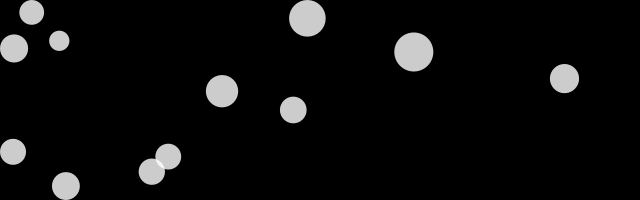
Frame 1 (no input)
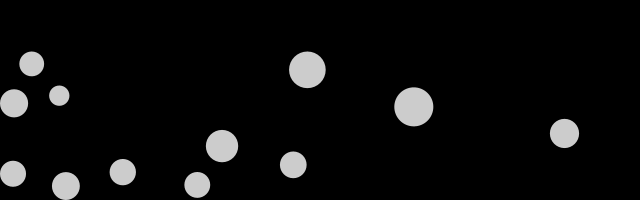
Frame 60 (the mouse pressed at the canvas centre just before this capture)
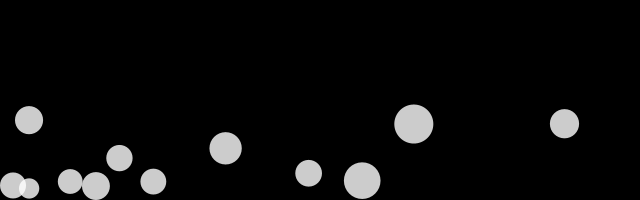
Frame 120 (the mouse held since frame 60 and released just before this capture)

The Processing sketch that drew these frames (run headless with seeded random() and noise(); from frame 60 on, the mouse is pressed at the canvas centre):

// Processing sketch: BouncyBubbles
// ── BouncyBubbles.pde
/**
 * Bouncy Bubbles. 
 * Based on code from Keith Peters (www.bit-101.com). 
 * 
 * Multiple-object collision.
 */
 
 
int numBalls = 12;
float spring = 0.05;
float gravity = 0.03;
float friction = -0.9;
Ball[] balls = new Ball[numBalls];

void setup() 
{
  size(640, 200);
  noStroke();
  smooth();
  for (int i = 0; i < numBalls; i++) {
    balls[i] = new Ball(random(width), random(height), random(20, 40), i, balls);
  }
}

void draw() 
{
  background(0);
  for (int i = 0; i < numBalls; i++) {
    balls[i].collide();
    balls[i].move();
    balls[i].display();  
  }
}

class Ball {
  float x, y;
  float diameter;
  float vx = 0;
  float vy = 0;
  int id;
  Ball[] others;
 
  Ball(float xin, float yin, float din, int idin, Ball[] oin) {
    x = xin;
    y = yin;
    diameter = din;
    id = idin;
    others = oin;
  } 
  
  void collide() {
    for (int i = id + 1; i < numBalls; i++) {
      float dx = others[i].x - x;
      float dy = others[i].y - y;
      float distance = sqrt(dx*dx + dy*dy);
      float minDist = others[i].diameter/2 + diameter/2;
      if (distance < minDist) { 
        float angle = atan2(dy, dx);
        float targetX = x + cos(angle) * minDist;
        float targetY = y + sin(angle) * minDist;
        float ax = (targetX - others[i].x) * spring;
        float ay = (targetY - others[i].y) * spring;
        vx -= ax;
        vy -= ay;
        others[i].vx += ax;
        others[i].vy += ay;
      }
    }   
  }
  
  void move() {
    vy += gravity;
    x += vx;
    y += vy;
    if (x + diameter/2 > width) {
      x = width - diameter/2;
      vx *= friction; 
    }
    else if (x - diameter/2 < 0) {
      x = diameter/2;
      vx *= friction;
    }
    if (y + diameter/2 > height) {
      y = height - diameter/2;
      vy *= friction; 
    } 
    else if (y - diameter/2 < 0) {
      y = diameter/2;
      vy *= friction;
    }
  }
  
  void display() {
    fill(255, 204);
    ellipse(x, y, diameter, diameter);
  }
}
